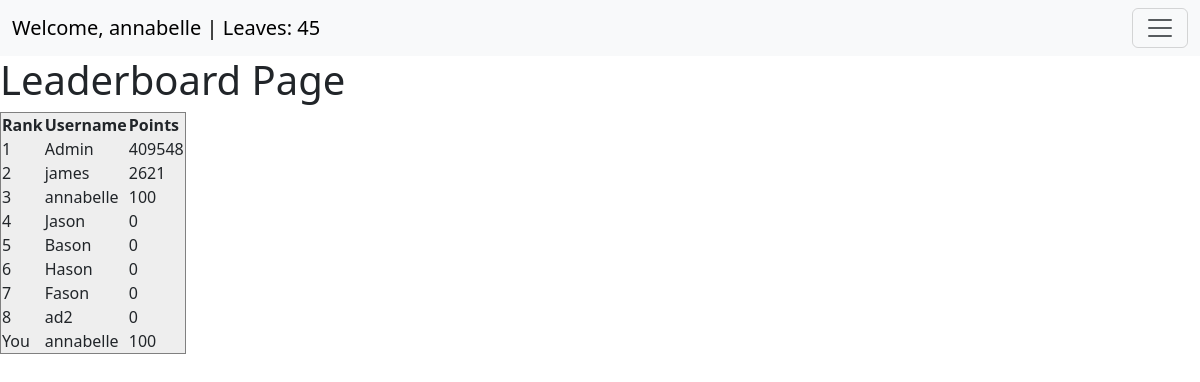
The app's page /leaderboard (signed in), older data.
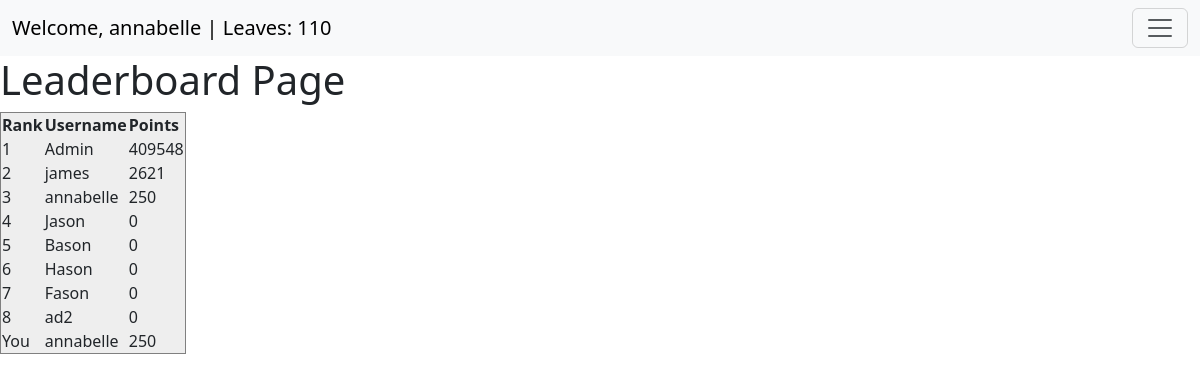
The same page, newer data.
### user_management/models.py (models this page shows, shortened)
class CustomUser(AbstractUser):
    email = models.EmailField(null=True, blank=True) # Allows no email, potentially remove in sprint 2
    friends = models.ManyToManyField("self", symmetrical=True, blank=True)
    owned_plants = models.ManyToManyField("garden.Plant", related_name="owners")
    objects = CustomUserManager()

class UserStats(models.Model):
    user = models.OneToOneField(CustomUser, on_delete=models.CASCADE, related_name="stats")
    leaves = models.IntegerField(default=0)
    points = models.IntegerField(default=0)
    class Meta:
        verbose_name = "User Stats"
        verbose_name_plural = "User Stats"

### main/views.py (the view)
# urls.py: path("leaderboard", views.leaderboard, name="leaderboard"),
@login_required(login_url="/auth/login")
def leaderboard(request):
    context = get_leaderboard(request).content
    context = json.loads(context)
    context['points'] = UserStats.objects.get(user_id=request.user.id).points
    return render(request, "leaderboard.html", context)

### main/views.py (called while the page is built)
@api_view(['GET'])
def get_leaderboard(request):
    leaders = UserStats.objects.raw("SELECT id, user_id, points FROM user_management_userstats ORDER BY points DESC LIMIT 10")
    data = {'leaderboard': []}
    for person in leaders:
        id = person.user_id
        username = CustomUser.objects.get(pk=id).get_username()
        points = person.points
        data['leaderboard'].append({'username': username, 'points': points})
    return JsonResponse(data)

### main/templates/leaderboard.html (shortened to what this page needs)
{% extends 'base.html' %}
{% load auth_extras %}
{% block content %}
<h1>Leaderboard Page</h1>
<table style="background-color:#eee" border="1px solid black">
    <tr>
        <th>Rank</th>
        <th>Username</th>
        <th>Points</th>
    </tr>
    {% for item in leaderboard %}
    <tr>
        <td>{{forloop.counter}}</td>
        <td>{{item.username}}</td>
        <td>{{item.points}}</td>
    </tr>
    {% endfor %}
    {% if user.is_authenticated %}
    <tr>
        <td>You</td>
        <td>{{user.username}}</td>
        <td>{{points}}</td>
    </tr>
    {% endif %}
  </table>
{% endblock %}

### main/templates/base.html (shortened to what this page needs)
<html lang="en">
<head>
    <link href="https://cdn.jsdelivr.net/npm/bootstrap@5.3.3/dist/css/bootstrap.min.css" rel="stylesheet">
</head>
<body>
<nav class="navbar navbar-light bg-light">
    <div class="container-fluid">
        <a class="navbar-brand me-auto" href="#">
            {% if user.is_authenticated %}
                Welcome, {{ user.username }} | Leaves: {{ user.stats.leaves }}
            {% else %}
                Guest
            {% endif %}
        </a>
        <button class="navbar-toggler" type="button" data-bs-toggle="collapse" data-bs-target="#navbarSupportedContent"
            aria-controls="navbarSupportedContent" aria-expanded="false" aria-label="Toggle navigation">
            <span class="navbar-toggler-icon"></span>
        </button>
    </div>
</nav>
{% block content %}
{% endblock %}
</body>
</html>

Row changes from the older to the newer data that the page shows:
changed CustomUser "annabelle": stats.leaves "45" → "110"; points "100" → "250"
Text that changed along with them:
{{ points }}: "100" → "250"
